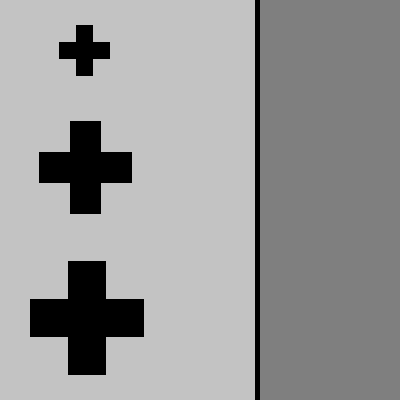
#> input picture images/Test.bmp, 400 x 400 px, found by its file name
$ python harris.py   (older library calls are emulated)
#> lines starting #> are read from the running program, lines starting #| are printed output that depends on the picture; after the words box and inside, x2 and y2 are one past the last pixel; in counts of white or black regions, pixels touching at a corner belong together
import cv2
import numpy as np

img = cv2.imread('images/test.bmp')
#> img is the input picture: shape (400, 400, 3); min 0, max 195, mean 152.3
gray = cv2.cvtColor(img, cv2.COLOR_BGR2GRAY)

# 해리스 코너 검출
corner = cv2.cornerHarris(gray, 2, 3, 0.04)
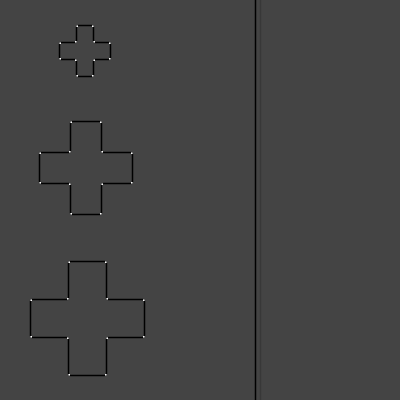
#> corner: shape (400, 400) float32; min -0.0137, max 0.0371, mean -0.000162; drawn with min black and max white

# 변화량 결과의 최대값 10% 이상의 좌표 추출
coord = np.where(corner > 0.1* corner.max())
#> coord = 144 positions, rows 25 to 375, columns 30 to 144
coord = np.stack((coord[1], coord[0]), axis=-1)
#> coord = 144 pairs, first value 30 to 144, second value 25 to 375

for x, y in coord:
    cv2.circle(img, (x,y), 5, (0,0,255), 1, cv2.LINE_AA)
#> this loop made 144 passes
#> (x, y) on passes 1 to 12: (76, 25), (77, 25), (92, 25), (93, 25), (76, 26), (77, 26), (92, 26), (93, 26), (75, 41), (76, 41), (93, 41), (94, 41)
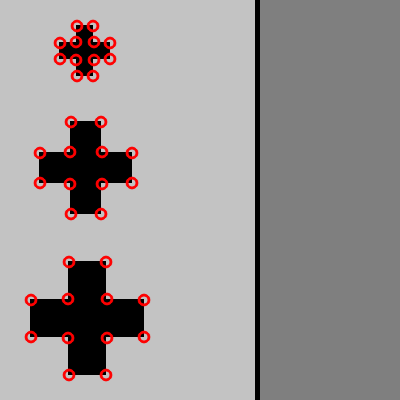
#> img: shape (400, 400, 3); 2.88% of pixels changed, all inside (x1, y1, x2, y2) = (24, 19, 151, 382)

# 변화량을 영상으로 표현하기 위해서 0~255로 정규화 ---④
corner_norm = cv2.normalize(corner, None, 0, 255, cv2.NORM_MINMAX, cv2.CV_8U)

# 화면에 출력
corner_norm = cv2.cvtColor(corner_norm, cv2.COLOR_GRAY2BGR)
#> corner_norm: shape (400, 400, 3)
merged = np.hstack((corner_norm, img))
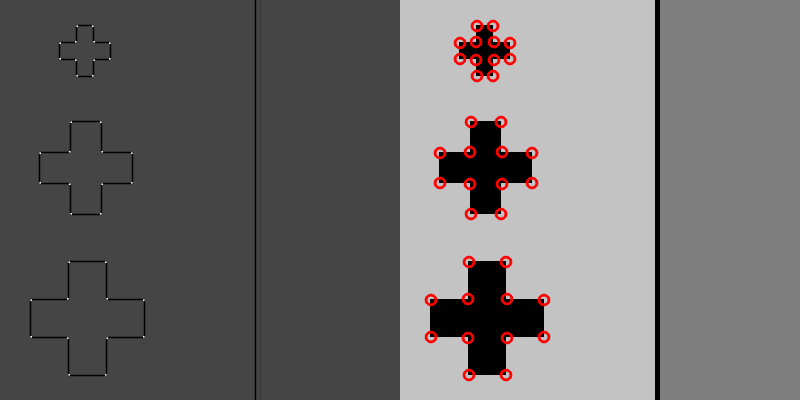
#> merged: shape (400, 800, 3); mean B, G, R 109.2, 109.2, 111.6
cv2.imshow('Harris Corner', merged)
cv2.waitKey()
cv2.destroyAllWindows()
